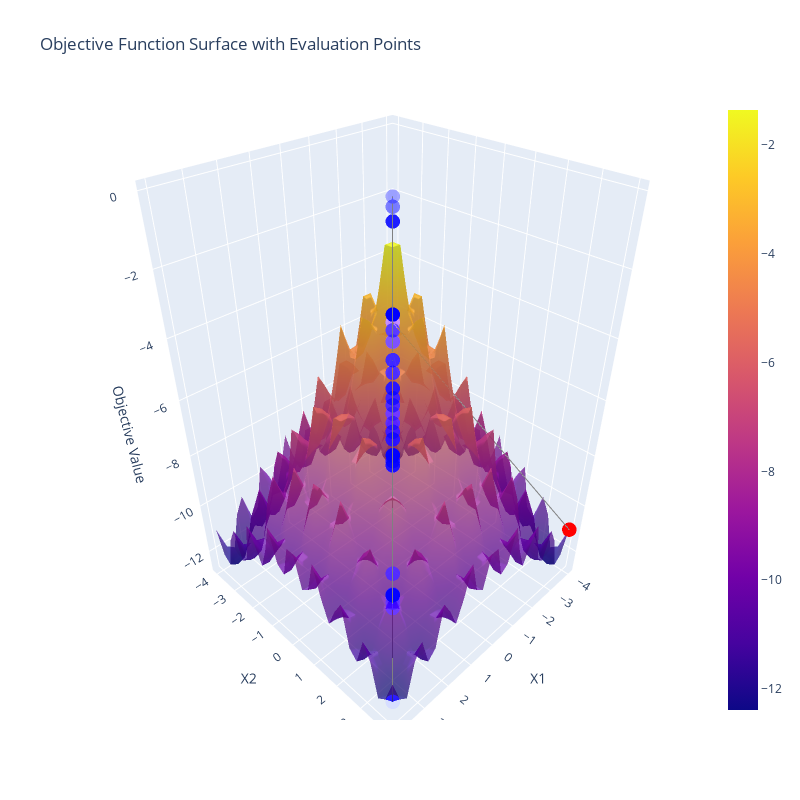

The cell this chart's notebook holds for it:
### Markdown cell above
# ackley

### Code cell
import torch
from botorch.acquisition import UpperConfidenceBound, AcquisitionFunction
from botorch.models import SingleTaskGP
from botorch.fit import fit_gpytorch_mll
from botorch.optim import optimize_acqf
from gpytorch.mlls.exact_marginal_log_likelihood import ExactMarginalLogLikelihood
import plotly.graph_objects as go
import numpy as np

# カスタム獲得関数クラスの定義
class CustomAcquisitionFunction(AcquisitionFunction):
    def __init__(self, model, lambda1, g):
        super().__init__(model)
        self.lambda1 = lambda1
        self.lambda2 = 1 - lambda1
        self.g = g
        self.ucb = UpperConfidenceBound(model, beta=0.1)
    
    def forward(self, X):
        alpha_x = self.ucb(X)
        # print(f'alpha_x: {alpha_x}')

        g_x = self.g(X)

        # print()
        print(f'g_x: {g_x.mean()}, alaph_x: {alpha_x.mean()}')
        # print(f'g_x.shape: {g_x.shape}')
        # print()
        # return self.lambda1 * (1 - g_x) * alpha_x - self.lambda2 * g_x * alpha_x
        # return self.lambda1 * (1 - g_x) * alpha_x - self.lambda2 * (1 - g_x)
        # return self.lambda1 * alpha_x + self.lambda2 * g_x


        # return self.lambda1 * torch.log(g_x) + self.lambda2 * torch.log(alpha_x)
        return self.lambda1 * g_x + self.lambda2 * alpha_x

# 制約関数 g(x) の定義
def g(x):
    if x.ndim == 3 and x.shape[1] == 1:
        x = x.squeeze(1)  # 余分な次元を削除
    diff = torch.abs(x[:, 0] - x[:, 1])
    return torch.exp(-diff)


def objective_function(x):
    # Ackley function parameters
    a = 20
    b = 0.2
    c = 2 * torch.pi

    # Calculate the Ackley function
    term1 = -a * torch.exp(-b * torch.sqrt(0.5 * (x[:, 0]**2 + x[:, 1]**2)))
    term2 = -torch.exp(0.5 * (torch.cos(c * x[:, 0]) + torch.cos(c * x[:, 1])))
    
    # Ackley function value
    ackley_value = term1 + term2 + a + torch.exp(torch.tensor(1.0))
    
    # Unsqueeze to match the expected output shape and scale
    return - ackley_value.unsqueeze(-1)


# データを用意 (X_train, Y_train)
X_train = torch.tensor([[-4.,4.]])  # 入力データの例
Y_train = objective_function(X_train)  # 目的関数の値 (2次元に変換)

# モデルの作成と訓練
model = SingleTaskGP(X_train, Y_train)
mll = ExactMarginalLogLikelihood(model.likelihood, model)
fit_gpytorch_mll(mll)

# カスタム獲得関数のインスタンス化
lambda1 = 0.1
acq_function = CustomAcquisitionFunction(model, lambda1, g)

# 最適化範囲の定義
bounds = torch.tensor([[-4, -4], [4, 4]]).float()

# 最適化ループを10回実行
for i in range(30):
    candidate, acq_value = optimize_acqf(
        acq_function,
        bounds=bounds,
        q=1,
        num_restarts=5,
        raw_samples=20,
    )
    
    # 新しい候補点を訓練データに追加
    X_train = torch.cat([X_train, candidate])
    Y_train = torch.cat([Y_train, objective_function(candidate)])
    
    # モデルを再訓練
    model = SingleTaskGP(X_train, Y_train)
    mll = ExactMarginalLogLikelihood(model.likelihood, model)
    fit_gpytorch_mll(mll)
    
    # print(f"Iteration {i+1}")
    # print("最適な候補:", candidate)
    # print("獲得関数の値:", acq_value)

# 目的関数のプロット
grid_size = 30
x = np.linspace(-4, 4, grid_size)
y = np.linspace(-4, 4, grid_size)
X, Y = np.meshgrid(x, y)
XY = np.vstack([X.ravel(), Y.ravel()]).T

# 目的関数の値を計算
XY_tensor = torch.tensor(XY, dtype=torch.float32)
Z = objective_function(XY_tensor).numpy().reshape(grid_size, grid_size)

# 評価点と評価値の取得
X_eval = X_train.numpy()
Y_eval = Y_train.numpy()

# カラーリストの作成（最初の点は赤、最後の点は青、その他はグラデーション）
colors = ['red'] + ['rgba(0,0,255,{})'.format(i/len(X_eval)) for i in range(1, len(X_eval)-1)] + ['blue']

# 3Dプロットの作成
fig = go.Figure(data=[go.Surface(z=Z, x=X, y=Y, opacity=0.7)])
fig.add_trace(go.Scatter3d(x=X_eval[:, 0], y=X_eval[:, 1], z=Y_eval.flatten(),
                           mode='markers+lines', marker=dict(size=5, color=colors, symbol='circle'),
                           line=dict(color='grey', width=2)))

fig.update_layout(title='Objective Function Surface with Evaluation Points',
                  scene=dict(
                      xaxis_title='X1',
                      yaxis_title='X2',
                      zaxis_title='Objective Value'),
                  width=800, height=800)

fig.show()

### Figure 1 — Plotly figure (JSON) as saved in the notebook; plotly's stock layout.template omitted (floating-point values rounded to 4 significant figures; data arrays with more than 128 entries replaced by an {"elided": "..."} marker saying what was removed)
{"data": [{"opacity": 0.7, "type": "surface", "x": {"elided": "30x30 float values"}, "y": {"elided": "30x30 float values"}, "z": {"elided": "30x30 float values"}}, {"line": {"color": "grey", "width": 2}, "marker": {"color": ["red", "rgba(0,0,255,0.03225806451612903)", "rgba(0,0,255,0.06451612903225806)", "rgba(0,0,255,0.0967741935483871)", "rgba(0,0,255,0.12903225806451613)", "rgba(0,0,255,0.16129032258064516)", "rgba(0,0,255,0.1935483870967742)", "rgba(0,0,255,0.22580645161290322)", "rgba(0,0,255,0.25806451612903225)", "rgba(0,0,255,0.2903225806451613)", "rgba(0,0,255,0.3225806451612903)", "rgba(0,0,255,0.3548387096774194)", "rgba(0,0,255,0.3870967741935484)", "rgba(0,0,255,0.41935483870967744)", "rgba(0,0,255,0.45161290322580644)", "rgba(0,0,255,0.4838709677419355)", "rgba(0,0,255,0.5161290322580645)", "rgba(0,0,255,0.5483870967741935)", "rgba(0,0,255,0.5806451612903226)", "rgba(0,0,255,0.6129032258064516)", "rgba(0,0,255,0.6451612903225806)", "rgba(0,0,255,0.6774193548387096)", "rgba(0,0,255,0.7096774193548387)", "rgba(0,0,255,0.7419354838709677)", "rgba(0,0,255,0.7741935483870968)", "rgba(0,0,255,0.8064516129032258)", "rgba(0,0,255,0.8387096774193549)", "rgba(0,0,255,0.8709677419354839)", "rgba(0,0,255,0.9032258064516129)", "rgba(0,0,255,0.9354838709677419)", "blue"], "size": 5, "symbol": "circle"}, "mode": "markers+lines", "type": "scatter3d", "x": [-4, -0.3988, 3.73, -3.55, 2.489, -0.6453, 2.608, 3.068, 0.3921, -1.574, -0.02698, -2.22, -1.655, 2.317, -3.128, -0.05913, 2.453, -0.4615, -2.333, 0.7902, -1.432, 1.03, -2.427, -3.697, -1.82, -3.31, -3.512, -0.09435, -3.757, 2.876, -0.3534], "y": [4, -0.3988, 3.73, -3.55, 2.489, -0.6453, 2.608, 3.068, 0.3921, -1.574, -0.02698, -2.22, -1.655, 2.317, -3.128, -0.05913, 2.453, -0.4615, -2.333, 0.7902, -1.432, 1.03, -2.427, -3.697, -1.82, -3.31, -3.512, -0.09432, -3.757, 2.876, -0.3534], "z": [-11.01, -3.804, -12.35, -12.5, -10.19, -4.597, -10.39, -9.405, -3.768, -7.711, -0.1463, -8.688, -7.784, -9.468, -10.02, -0.4144, -10.09, -4.103, -9.57, -4.358, -7.297, -3.77, -10.0, -12.45, -7.292, -11.71, -12.44, -0.8, -12.24, -9.426, -3.537]}], "layout": {"height": 800, "scene": {"xaxis": {"title": {"text": "X1"}}, "yaxis": {"title": {"text": "X2"}}, "zaxis": {"title": {"text": "Objective Value"}}}, "title": {"text": "Objective Function Surface with Evaluation Points"}, "width": 800}}
